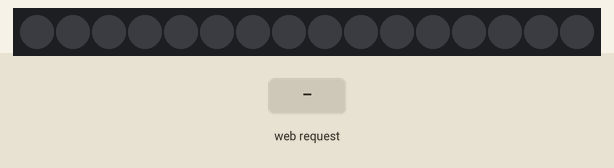
The sketch below on a simulated ESP32. Parts: 16 RGB LEDs in strip order, left to right. The test bench sets the inputs (shaded band). Dim RGB values are drawn brighter than linear; WiFi joins after 1.5 s; servers stay silent unless stated; what the sketch prints to the serial monitor is not drawn.

Above: at 2.7 s.
2.8 s: HTTP request GET /color?c=solid received
4.3 s: HTTP request GET /color?c=120&b=120&m=120 received
At 5.5 s:
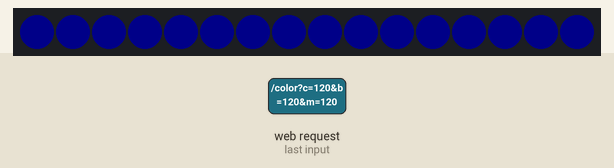
5.8 s: HTTP request GET /color?c=off received
At 6.7 s:
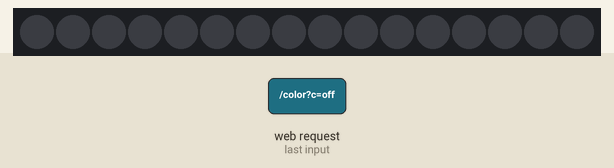
Timing chart, 0 to 8.8 s (numbered marks = the images above; inputs shaded):
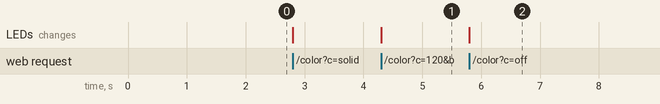

The sketch:

led.controller.ino
```cpp
#include <WiFi.h>
#include <WebServer.h>
#include <FastLED.h>


#define LED_PIN     2
#define NUM_LEDS    16
#define BRIGHTNESS  255

CRGB leds[NUM_LEDS];

const char* ssid = "YOUR_SSID";
const char* password = "YOUR_PASSWORD";

WebServer server(80);

const char webpage[] PROGMEM = R"rawliteral(
<!DOCTYPE html>
<html>
<head>
  <title>Printer LED Control</title>
  <meta name="viewport" content="width=device-width, initial-scale=1">
  <style>
    body { font-family: sans-serif; text-align: center; background: #111; color: white; }
    h1 { margin-top: 20px; }
    button, input { margin: 10px; padding: 10px; font-size: 16px; }
  </style>
</head>
<body>
  <h1>LED Control</h1>

  <input type="color" id="colorPicker">

  <br>
  <label>Brightness</label><br>
  <input type="range" id="brightness" min="0" max="255" value="80">

  <br>
  <button onclick="setMode('solid')">Solid</button>
  <button onclick="setMode('rainbow')">Rainbow</button>
  <button onclick="setMode('off')">Off</button>

<script>
function send(path){
  fetch(path);
}

function setMode(mode){
  send('/mode?m=' + mode);
}

document.getElementById("colorPicker").addEventListener("input", function(){
  send('/color?c=' + this.value.substring(1));
});

document.getElementById("brightness").addEventListener("input", function(){
  send('/brightness?b=' + this.value);
});
</script>

</body>
</html>
)rawliteral";

String currentMode = "solid";
CRGB currentColor = CRGB::White;
int currentBrightness = 80;
uint8_t hue = 0;

void applySolid() {
  fill_solid(leds, NUM_LEDS, currentColor);
  FastLED.show();
}

void applyOff() {
  fill_solid(leds, NUM_LEDS, CRGB::Black);
  FastLED.show();
}

void handleRoot() {
  server.send(200, "text/html", webpage);
}

void handleColor() {
  if (server.hasArg("c")) {
    String hex = server.arg("c");
    long number = strtol(hex.c_str(), NULL, 16);
    currentColor = CRGB((number >> 16) & 0xFF, (number >> 8) & 0xFF, number & 0xFF);
    currentMode = "solid";
    applySolid();
  }
  server.send(200, "text/plain", "OK");
}

void handleBrightness() {
  if (server.hasArg("b")) {
    currentBrightness = server.arg("b").toInt();
    FastLED.setBrightness(currentBrightness);
    if (currentMode == "solid") applySolid();
  }
  server.send(200, "text/plain", "OK");
}

void handleMode() {
  if (server.hasArg("m")) {
    currentMode = server.arg("m");
    if (currentMode == "off") applyOff();
  }
  server.send(200, "text/plain", "OK");
}

void setup() {
  Serial.begin(115200);

  FastLED.addLeds<WS2812B, LED_PIN, GRB>(leds, NUM_LEDS);
  FastLED.setBrightness(currentBrightness);

  WiFi.begin(ssid, password);
  while (WiFi.status() != WL_CONNECTED) delay(500);

  Serial.println(WiFi.localIP());

  server.on("/", handleRoot);
  server.on("/color", handleColor);
  server.on("/brightness", handleBrightness);
  server.on("/mode", handleMode);

  server.begin();
}

void loop() {
  server.handleClient();

  if (currentMode == "rainbow") {
    for (int i = 0; i < NUM_LEDS; i++) {
      leds[i] = CHSV(hue + i * 10, 255, 255);
    }
    FastLED.show();
    hue++;
    delay(20);
  }
}
```

Measured:
- after the input at 4.3 s, the LEDs: change at once (image 1)
- after the input at 5.8 s, the LEDs: change at once (image 2)
